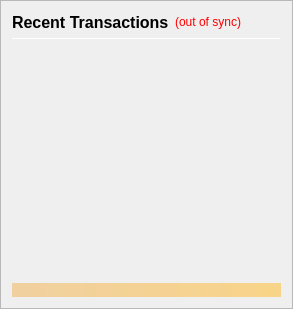
                <widget class="QFrame" name="frame_RecentTransactions">
                 <property name="minimumSize">
                  <size>
                   <width>0</width>
                   <height>0</height>
                  </size>
                 </property>
                 <property name="frameShape">
                  <enum>QFrame::StyledPanel</enum>
                 </property>
                 <property name="frameShadow">
                  <enum>QFrame::Raised</enum>
                 </property>
                 <layout class="QVBoxLayout" name="verticalLayout_1" stretch="0,0,0,0,0">
                  <item>
                   <layout class="QHBoxLayout" name="horizontalLayout_2">
                    <item>
                     <widget class="QLabel" name="label_4">
                      <property name="minimumSize">
                       <size>
                        <width>0</width>
                        <height>20</height>
                       </size>
                      </property>
                      <property name="font">
                       <font>
                        <pointsize>12</pointsize>
                        <weight>75</weight>
                        <bold>true</bold>
                       </font>
                      </property>
                      <property name="text">
                       <string>Recent Transactions</string>
                      </property>
                     </widget>
                    </item>
                    <item>
                     <widget class="QLabel" name="labelTransactionsStatus">
                      <property name="cursor">
                       <cursorShape>WhatsThisCursor</cursorShape>
                      </property>
                      <property name="toolTip">
                       <string>The displayed information may be out of date. Your wallet automatically synchronizes with the EXE network after a connection is established, but this process has not completed yet.</string>
                      </property>
                      <property name="styleSheet">
                       <string notr="true">QLabel { color: red; }</string>
                      </property>
                      <property name="text">
                       <string notr="true">(out of sync)</string>
                      </property>
                      <property name="alignment">
                       <set>Qt::AlignRight|Qt::AlignTrailing|Qt::AlignVCenter</set>
                      </property>
                     </widget>
                    </item>
                    <item>
                     <spacer name="horizontalSpacer">
                      <property name="orientation">
                       <enum>Qt::Horizontal</enum>
                      </property>
                      <property name="sizeHint" stdset="0">
                       <size>
                        <width>40</width>
                        <height>20</height>
                       </size>
                      </property>
                     </spacer>
                    </item>
                   </layout>
                  </item>
                  <item>
                   <widget class="Line" name="line">
                    <property name="minimumSize">
                     <size>
                      <width>0</width>
                      <height>1</height>
                     </size>
                    </property>
                    <property name="maximumSize">
                     <size>
                      <width>16777215</width>
                      <height>1</height>
                     </size>
                    </property>
                    <property name="orientation">
                     <enum>Qt::Horizontal</enum>
                    </property>
                   </widget>
                  </item>
                  <item>
                   <widget class="QListView" name="listTransactions">
                    <property name="minimumSize">
                     <size>
                      <width>0</width>
                      <height>0</height>
                     </size>
                    </property>
                    <property name="styleSheet">
                     <string notr="true">QListView { background: transparent; }</string>
                    </property>
                    <property name="frameShape">
                     <enum>QFrame::NoFrame</enum>
                    </property>
                    <property name="verticalScrollBarPolicy">
                     <enum>Qt::ScrollBarAlwaysOff</enum>
                    </property>
                    <property name="horizontalScrollBarPolicy">
                     <enum>Qt::ScrollBarAlwaysOff</enum>
                    </property>
                    <property name="selectionMode">
                     <enum>QAbstractItemView::NoSelection</enum>
                    </property>
                   </widget>
                  </item>
                  <item>
                   <spacer name="verticalSpacer_2">
                    <property name="orientation">
                     <enum>Qt::Vertical</enum>
                    </property>
                    <property name="sizeType">
                     <enum>QSizePolicy::Expanding</enum>
                    </property>
                    <property name="sizeHint" stdset="0">
                     <size>
                      <width>20</width>
                      <height>40</height>
                     </size>
                    </property>
                   </spacer>
                  </item>
                  <item>
                   <widget class="QLabel" name="labelAlerts">
                    <property name="maximumSize">
                     <size>
                      <width>16777215</width>
                      <height>16777215</height>
                     </size>
                    </property>
                    <property name="styleSheet">
                     <string notr="true">background-color: qlineargradient(x1: 0, y1: 0, x2: 1, y2: 0, stop:0 #F0D0A0, stop:1 #F8D488); color:#000000;</string>
                    </property>
                    <property name="text">
                     <string/>
                    </property>
                    <property name="wordWrap">
                     <bool>true</bool>
                    </property>
                    <property name="margin">
                     <number>3</number>
                    </property>
                   </widget>
                  </item>
                 </layout>
                </widget>
